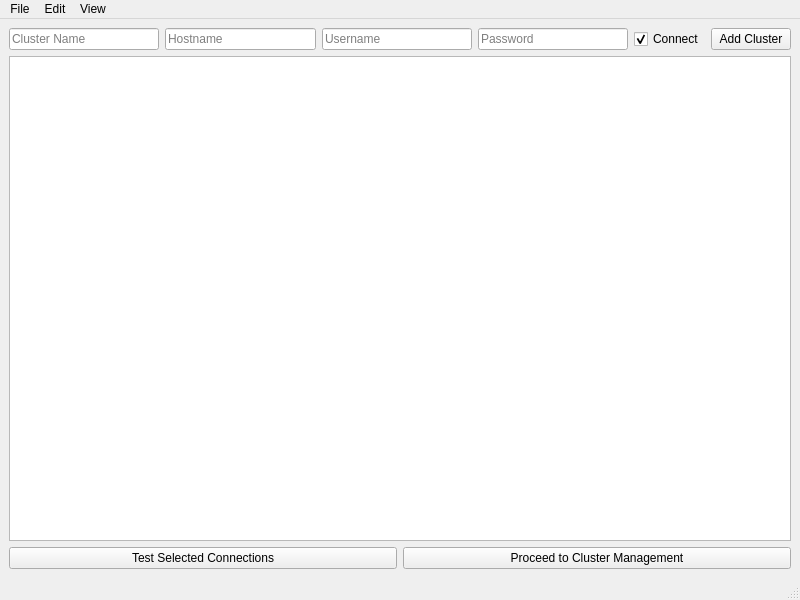
<?xml version="1.0" encoding="UTF-8"?>
<ui version="4.0">
 <class>EndusersClusterMngmtMainWindow</class>
 <widget class="QMainWindow" name="EndusersClusterMngmtMainWindow">
  <property name="geometry">
   <rect>
    <x>0</x>
    <y>0</y>
    <width>800</width>
    <height>600</height>
   </rect>
  </property>
  <property name="windowTitle">
   <string>MainWindow</string>
  </property>
  <widget class="QWidget" name="centralwidget">
   <layout class="QVBoxLayout" name="verticalLayout_2">
    <item>
     <layout class="QVBoxLayout" name="verticalLayout">
      <item>
       <layout class="QHBoxLayout" name="horizontalLayout">
        <item>
         <widget class="QLineEdit" name="lineEditClustername">
          <property name="placeholderText">
           <string>Cluster Name</string>
          </property>
         </widget>
        </item>
        <item>
         <widget class="QLineEdit" name="lineEditHostname">
          <property name="placeholderText">
           <string>Hostname</string>
          </property>
         </widget>
        </item>
        <item>
         <widget class="QLineEdit" name="lineEditUsername">
          <property name="placeholderText">
           <string>Username</string>
          </property>
         </widget>
        </item>
        <item>
         <widget class="QLineEdit" name="lineEditPassword">
          <property name="inputMask">
           <string/>
          </property>
          <property name="text">
           <string/>
          </property>
          <property name="echoMode">
           <enum>QLineEdit::Password</enum>
          </property>
          <property name="placeholderText">
           <string>Password</string>
          </property>
         </widget>
        </item>
        <item>
         <widget class="QCheckBox" name="checkBoxConnect">
          <property name="text">
           <string>Connect</string>
          </property>
          <property name="checked">
           <bool>true</bool>
          </property>
         </widget>
        </item>
        <item>
         <widget class="QPushButton" name="btnAddCluster">
          <property name="text">
           <string>Add Cluster</string>
          </property>
         </widget>
        </item>
       </layout>
      </item>
      <item>
       <widget class="QListWidget" name="listWidget"/>
      </item>
      <item>
       <layout class="QHBoxLayout" name="horizontalLayout_2">
        <item>
         <widget class="QPushButton" name="pushButtonTestConnections">
          <property name="text">
           <string>Test Selected Connections</string>
          </property>
         </widget>
        </item>
        <item>
         <widget class="QPushButton" name="pushButtonProceedToMngmt">
          <property name="text">
           <string>Proceed to Cluster Management</string>
          </property>
         </widget>
        </item>
       </layout>
      </item>
     </layout>
    </item>
   </layout>
  </widget>
  <widget class="QMenuBar" name="menubar">
   <property name="geometry">
    <rect>
     <x>0</x>
     <y>0</y>
     <width>800</width>
     <height>21</height>
    </rect>
   </property>
   <widget class="QMenu" name="menuFile">
    <property name="title">
     <string>File</string>
    </property>
   </widget>
   <widget class="QMenu" name="menuEdit">
    <property name="title">
     <string>Edit</string>
    </property>
   </widget>
   <widget class="QMenu" name="menuView">
    <property name="title">
     <string>View</string>
    </property>
   </widget>
   <addaction name="menuFile"/>
   <addaction name="menuEdit"/>
   <addaction name="menuView"/>
  </widget>
  <widget class="QStatusBar" name="statusbar"/>
 </widget>
 <resources/>
 <connections/>
</ui>
